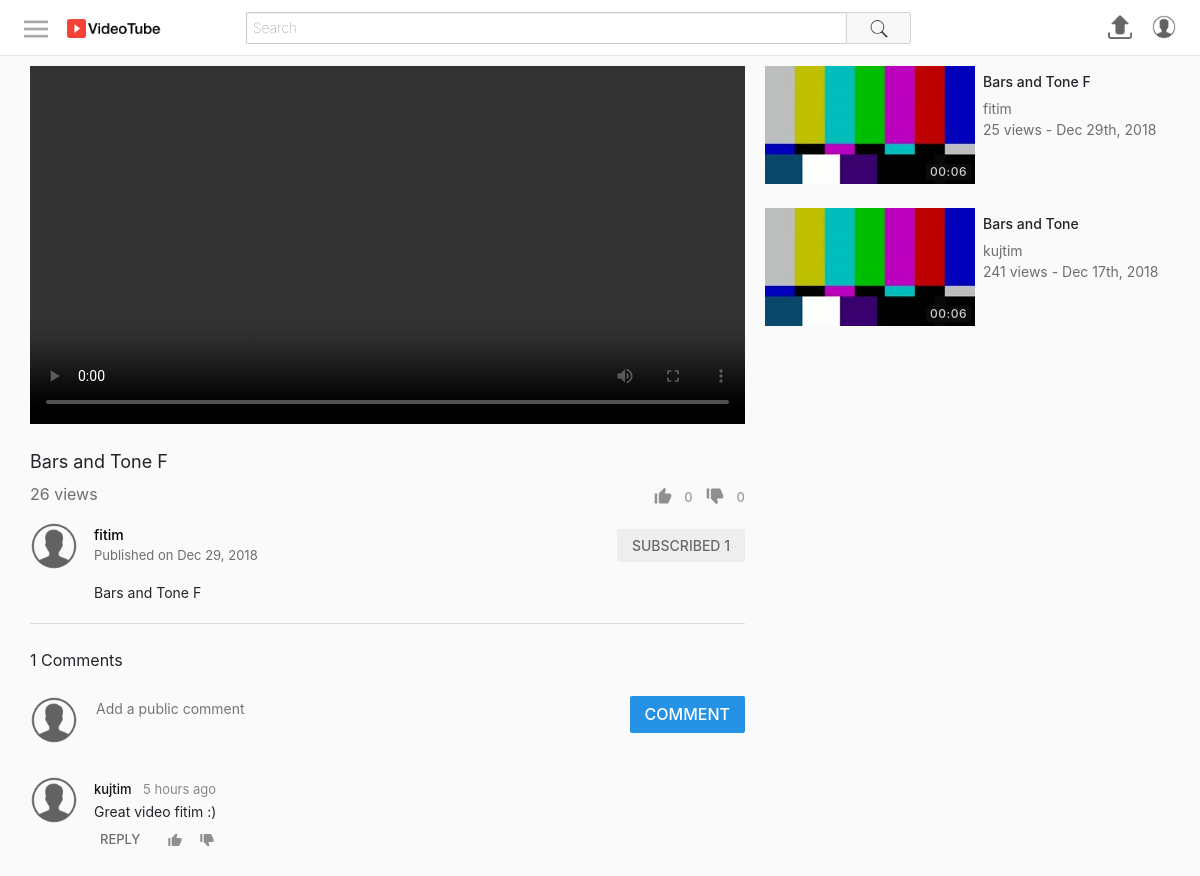
Page /watch.php?id=7 (signed in) on the committed database.
### tables this page shows
CREATE TABLE `videos` (
  `id` int(11) NOT NULL,
  `uploadedBy` varchar(50) NOT NULL,
  `title` varchar(70) NOT NULL,
  `description` varchar(1000) NOT NULL,
  `privacy` int(11) NOT NULL,
  `filePath` varchar(250) NOT NULL,
  `category` int(11) NOT NULL,
  `uploadDate` datetime NOT NULL DEFAULT CURRENT_TIMESTAMP,
  `views` int(11) NOT NULL,
  `duration` varchar(10) NOT NULL
);

CREATE TABLE `users` (
  `id` int(11) NOT NULL,
  `firstName` varchar(25) NOT NULL,
  `lastName` varchar(25) NOT NULL,
  `username` varchar(25) NOT NULL,
  `email` varchar(100) NOT NULL,
  `password` varchar(255) NOT NULL,
  `signUpDate` datetime NOT NULL DEFAULT CURRENT_TIMESTAMP,
  `profilePic` varchar(250) NOT NULL
);

CREATE TABLE `comments` (
  `id` int(11) NOT NULL,
  `postedBy` varchar(50) NOT NULL,
  `videoId` int(11) NOT NULL,
  `responseTo` int(11) NOT NULL,
  `body` text NOT NULL,
  `datePosted` datetime NOT NULL DEFAULT CURRENT_TIMESTAMP
);

CREATE TABLE `thumbnails` (
  `id` int(11) NOT NULL,
  `videoId` int(11) NOT NULL,
  `filePath` varchar(250) NOT NULL,
  `selected` int(11) NOT NULL
);

### includes/classes/VideoGridItem.php (the view)
<?php
class VideoGridItem {
    private $video, $largeMode;
    public function __construct($video, $largeMode){
        $this->video = $video;
        $this->largeMode = $largeMode;
    }
    public function create(){
        $thumbnail = $this->createThumbnail();
        $details = $this->createDetails();
        $url = "watch.php?id=" . $this->video->getId();
        return "<a href='$url'>
                    <div class='videoGridItem'>
                        $thumbnail
                        $details
                    </div>
                </a>";
    }
    public function createThumbnail(){
        $thumbnail = $this->video->getThumbnail();
        $duration = $this->video->getDuration();
        return "<div class='thumbnail'>
                    <img src='$thumbnail'>
                    <div class='duration'>
                        <span>$duration</span>
                    </div>
                </div>";
    }
    public function createDetails(){
        $title =  $this->video->getTitle();
        $username =  $this->video->getUploadedBy();
        $views =  $this->video->getViews();
        $description =  $this->createDescription();
        $timestamp =  $this->video->getTimeStamp();
        return "<div class='details'>
                    <h3 class='title'>$title</h3>
                    <span class='username'>$username</span>
                    <div class='stats'>
                        <span class='viewCount'>$views views - </span>
                        <span class='timestamp'>$timestamp</span>
                    </div>
                    $description
                </div>";
    }
    private function createDescription(){
        if(!$this->largeMode){
            return "";
        }else {
            $description =  $this->video->getDescription();
            $description = (strlen($description) > 350) ? substr($description, 0, 347) . "..." : $description;
            return "<span class='description'>$description</span>";
        }
    }
}
?>

### includes/classes/VideoInfoSection.php
<?php
require_once("includes/classes/VideoInfoControls.php");
class VideoInfoSection {
    private $con, $video, $userLoggedInObj;
    public function __construct($con, $video, $userLoggedInObj){
        $this->con = $con;
        $this->video = $video;
        $this->userLoggedInObj = $userLoggedInObj;
    }
    public function create(){
        return $this->createPrimaryInfo() . $this->createSecondaryInfo();
    }
    private function createPrimaryInfo(){
        $title = $this->video->getTitle();
        $views = $this->video->getViews();
        $videoInfoControls = new VideoInfoControls($this->video, $this->userLoggedInObj);
        $controls = $videoInfoControls->create();
        return "<div class='videoInfo'>
                    <h1>$title</h1>
                    <div class='bottomSection'>
                        <span class='viewCount'>$views views</span>
                        $controls
                    </div>
                </div>";
    }
    private function createSecondaryInfo(){
        $description = $this->video->getDescription();
        $uploadDate = $this->video->getUploadDate();
        $uploadedBy = $this->video->getUploadedBy();
        $profileButton = ButtonProvider::createUserProfileButton($this->con,$uploadedBy);
        if($uploadedBy == $this->userLoggedInObj->getUsername()){
            $actionButton = ButtonProvider::createEditVideoButton($this->video->getId());
        }else{
            $userToObject = new User($this->con, $uploadedBy);
            $actionButton = ButtonProvider::createSubscriberButton($this->con, $userToObject, $this->userLoggedInObj);
        }
        return "<div class='secondaryInfo'>
                    <div class='topRow'>
                        $profileButton
                        <div class='uploadInfo'>
                            <span class='owner'>
                                <a href='profile.php?username=$uploadedBy'>
                                    $uploadedBy
                                </a>
                            </span>
                            <span class='date'>Published on $uploadDate</span>
                        </div>
                        $actionButton
                    </div>
                    <div class='descriptionContainer'>
                        $description
                    </div>
                </div>";
    }
}
?>

### includes/classes/ButtonProvider.php (shortened to what the rows shown need)
<?php
class ButtonProvider {
    public static $signInFunction = "notSignedIn()";
    public static function createLink($link){
        return User::isLoggedIn() ? $link : ButtonProvider::$signInFunction;
    }
    public static function createButton($text, $imageSrc, $action, $class){
        $image = ($imageSrc == null) ? "" : "<img src='$imageSrc'>";
        $action = ButtonProvider::createLink($action);
        return "<button class='$class' onClick='$action'>
                    $image
                    <span class='text'>$text</span>
                </button>";
    }
    public static function createUserProfileButton($con, $username){
        $userObj = new User($con, $username);
        $profilePic = $userObj->getProfilePic();
        $link = "profile.php?username=$username";
        return "<a href='$link' >
                    <img src='$profilePic' class='profilePicture'>
                </a>";
    }
    public static function createSubscriberButton($con, $userToObj, $userLoggedInObj){
        $userTo = $userToObj->getUsername();
        $userLoggedIn = $userLoggedInObj->getUsername();
        $isSubscribedTo = $userLoggedInObj->isSubscribedTo($userTo);
        $buttonText = $isSubscribedTo ? "SUBSCRIBED" : "SUBSCRIBE";
        $buttonText .= " " . $userToObj->getSubscriberCount();
        $buttonClass = $isSubscribedTo ? "unsubscribe button" : "subscribe button";
        $action = "subscribe(\"$userTo\", \"$userLoggedIn\", this)";
        $button = ButtonProvider::createButton($buttonText, null, $action, $buttonClass);
        return "<div class='subscribeButtonContainer'>
                    $button
                </div>";
    }
}
?>

### includes/classes/CommentSection.php
<?php
class CommentSection {
    private $con, $video, $userLoggedInObj;
    public function __construct($con, $video, $userLoggedInObj){
        $this->con = $con;
        $this->video = $video;
        $this->userLoggedInObj = $userLoggedInObj;
    }
    public function create(){
        return $this->createCommentSection();
    }
    private function createCommentSection(){
        $numComments = $this->video->getNumberOfComments();
        $postedBy = $this->userLoggedInObj->getUsername();
        $videoId = $this->video->getId();
        $profileButton = ButtonProvider::createUserProfileButton($this->con, $postedBy);
        $commentAction = "postComment(this, \"$postedBy\", $videoId, null, \"comments\")";
        $commentButton = ButtonProvider::createButton("COMMENT",null, $commentAction, "postComment");
        $comments = $this->video->getComments();
        $commentItems = "";
        foreach($comments as $comment){
            $commentItems .= $comment->create();
        }
        return "<div class='commentSection'>
                    <div class='header'>
                        <span class='commentCount'>$numComments Comments</span>
                        <div class='commentForm'>
                            $profileButton
                            <textarea class='commentBodyClass' placeholder='Add a public comment'></textarea>
                            $commentButton
                        </div>
                    </div>
                    <div class='comments'>
                        $commentItems
                    </div>
                </div>";
    }
}
?>

### includes/classes/Comment.php (shortened to what the rows shown need)
<?php
require_once("ButtonProvider.php");
require_once("CommentControls.php");
class Comment {
    private $con, $sqlData, $userLoggedInObj, $videoId;
    public function __construct($con, $input, $userLoggedInObj, $videoId){
        $this->sqlData = $input;
        $this->con = $con;
        $this->userLoggedInObj = $userLoggedInObj;
        $this->videoId = $videoId;
    }
    public function create(){
        $id = $this->sqlData["id"];
        $videoId = $this->getVideoId();
        $body = $this->sqlData["body"];
        $postedBy = $this->sqlData["postedBy"];
        $profileButton = ButtonProvider::createUserProfileButton($this->con, $postedBy);
        $timespan = $this->time_elapsed_string($this->sqlData["datePosted"]);
        $commentControlsObj = new CommentControls($this->con, $this, $this->userLoggedInObj);
        $commentControls = $commentControlsObj->create();
        $numResponses = $this->getNumberOfReplies();
        if($numResponses > 0){
            $viewRepliesText = "<span class='repliesSection viewReplies' onclick='getReplies($id, this, $videoId)'>
            View all $numResponses replies</span>";
        }else {
            $viewRepliesText = "<div class='repliesSection'></div>";
        }
        return "<div class='itemContainer'>
                    <div class='comment'>
                        $profileButton
                        <div class='mainContainer'>
                            <div class='commentHeader'>
                                <a href='profile.php?username=$postedBy'>
                                    <spam class='username'>$postedBy</span>
                                </a>
                                <span class='timestamp'>$timespan</span>
                            </div>
                            <div class='body'>
                                $body
                            </div>
                        </div>
                    </div>
                    $commentControls
                    $viewRepliesText
                </div>";
    }
    public function getNumberOfReplies(){
        $query = $this->con->prepare("SELECT count(*) FROM comments WHERE responseTo=:responseTo");
        $query->bindParam(":responseTo", $id);
        $query->execute();
        return $query->fetchColumn();
    }
    public function time_elapsed_string($datetime, $full = false) {
        $now = new DateTime;
        $ago = new DateTime($datetime);
        $diff = $now->diff($ago);
        $diff->w = floor($diff->d / 7);
        $diff->d -= $diff->w * 7;
        $string = array(
            'y' => 'year',
            'm' => 'month',
            'w' => 'week',
            'd' => 'day',
            'h' => 'hour',
            'i' => 'minute',
            's' => 'second',
        );
        foreach ($string as $k => &$v) {
            if ($diff->$k) {
                $v = $diff->$k . ' ' . $v . ($diff->$k > 1 ? 's' : '');
            } else {
                unset($string[$k]);
            }
        }
        if (!$full) $string = array_slice($string, 0, 1);
        return $string ? implode(', ', $string) . ' ago' : 'just now';
    }
    public function getId(){
        return $this->sqlData["id"];
    }
    public function getVideoId(){
        return $this->videoId;
    }
    public function wasLikedBy(){
        $id = $this->getId();
        $query = $this->con->prepare("SELECT * FROM likes WHERE username=:username AND commentId=:commentId");
        $query->bindParam(":username", $username);
        $query->bindParam(":commentId", $id);
        $query->execute();
        return $query->rowCount() > 0;
    }
    public function getLikes(){
        $query = $this->con->prepare("SELECT count(*) as 'count' FROM likes WHERE commentId=:commentId");
        $query->bindParam(":commentId", $commentId);
        $commentId = $this->getId();
        $query->execute();
        $data = $query->fetch(PDO::FETCH_ASSOC);
        $numLikes = $data["count"];
        $query = $this->con->prepare("SELECT count(*) as 'count' FROM dislikes WHERE commentId=:commentId");
        $query->bindParam(":commentId", $commentId);
        $query->execute();
        $data = $query->fetch(PDO::FETCH_ASSOC);
        $numDislikes = $data["count"];
        return $numLikes - $numDislikes;
    }
}
?>

### includes/classes/VideoGrid.php (shortened to what the rows shown need)
<?php
require_once("VideoGridItem.php");
class VideoGrid {
    private $con, $userLoggedInObj;
    private $largeMode = false;
    private $gridClass = "videoGrid";
    public function __construct($con, $userLoggedInObj){
        $this->con = $con;
        $this->userLoggedInObj = $userLoggedInObj;
    }
    public function create($videos, $title, $showFilter){
        if($videos == null){
            $gridItems = $this->generateItems();
        }else {
            $gridItems = $this->generateItemsFromVideos($videos);
        }
        $header = "";
        return "$header
                <div class='$this->gridClass'>
                    $gridItems
                </div>";
    }
    public function generateItems(){
        $query = $this->con->prepare("SELECT * FROM videos ORDER BY RAND() LIMIT 15");
        $query->execute();
        $elementsHtml = "";
        while($row = $query->fetch(PDO::FETCH_ASSOC)){
            $video = new Video($this->con, $row, $this->userLoggedInObj);
            $item = new VideoGridItem($video, $this->largeMode);
            $elementsHtml .= $item->create();
        }
        return $elementsHtml;
    }
}
?>

### rows in the picture
videos: title "Bars and Tone F", uploadedBy "fitim", uploadDate "Dec 29, 2018", description "Bars and Tone F", thumbnails.filePath (picture), duration "00:06", views "25", uploadDate "Dec 29th, 2018"
users: profilePic (placeholder picture)
users: profilePic (placeholder picture), username "kujtim"
comments: datePosted "5 hours ago", body "Great video fitim :)"
videos: thumbnails.filePath (picture), duration "00:06", title "Bars and Tone", uploadedBy "kujtim", views "241", uploadDate "Dec 17th, 2018"

### other values in the picture
$views "26"
$text "0 0 SUBSCRIBED 1 COMMENT"
$numComments "1"
$text "REPLY"
